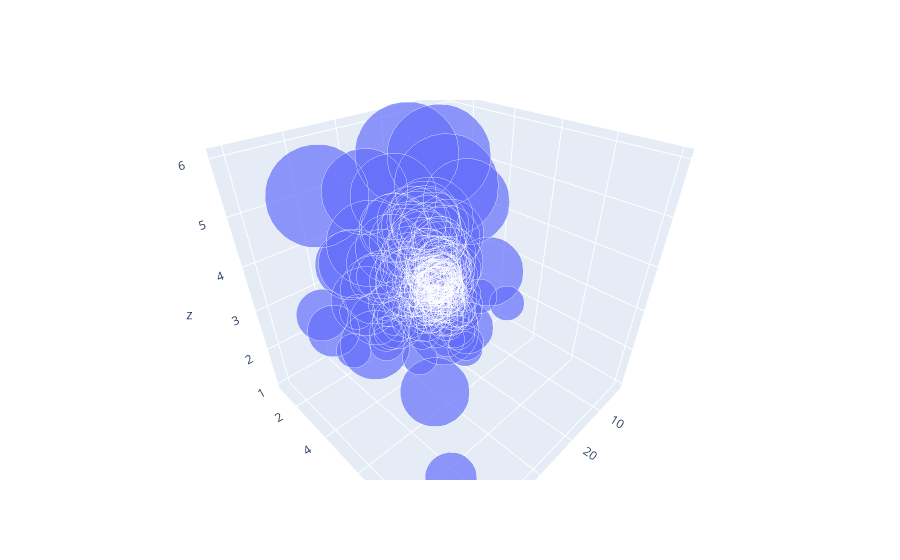

The notebook cell this image was saved under:
### Code cell
fig = go.Figure()
fig.add_trace(go.Scatter3d(x=tips.total_bill,y=tips.tip,z=tips['size'],mode="markers",marker_size=12*tips['size']))

### Figure 1 — Plotly figure (JSON) as saved in the notebook; plotly's stock layout.template omitted (floating-point values rounded to 4 significant figures; data arrays with more than 128 entries replaced by an {"elided": "..."} marker saying what was removed)
{"data": [{"marker": {"size": {"elided": "244 int values"}}, "mode": "markers", "type": "scatter3d", "x": {"elided": "244 float values"}, "y": {"elided": "244 float values"}, "z": {"elided": "244 int values"}}], "layout": {"autosize": true, "scene": {"aspectmode": "auto", "aspectratio": {"x": 1, "y": 1, "z": 1}, "camera": {"center": {"x": 0, "y": 0, "z": 0}, "eye": {"x": 0.933, "y": 0.933, "z": 0.933}, "projection": {"type": "perspective"}, "up": {"x": 0, "y": 0, "z": 1}}}}}
